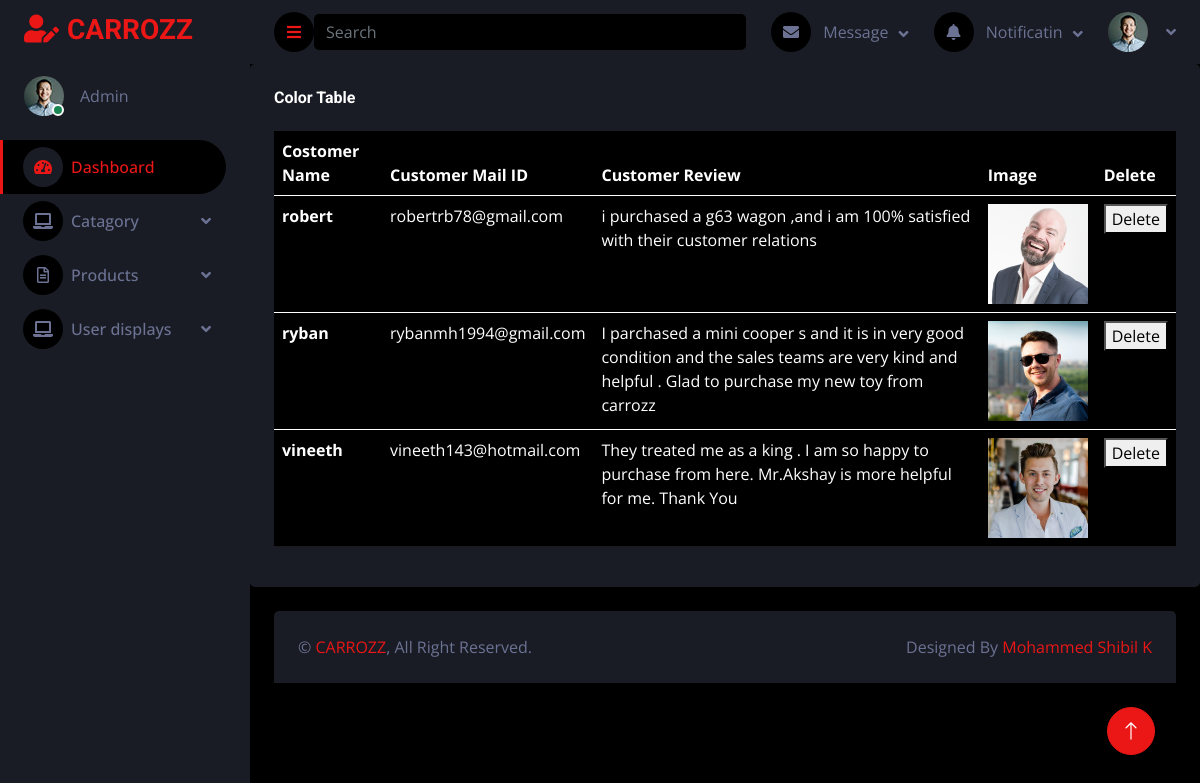
The page /carapp/dspreview/ on the database its author committed.
### carapp/models.py (models this page shows)
class ratingdb(models.Model):
    Yr_name = models.CharField(max_length=100, null=True, blank=True)
    Email8 = models.EmailField(max_length=100, null=True, blank=True)
    Yr_rating = models.CharField(max_length=500, null=True, blank=True)
    Yr_photo = models.ImageField(upload_to="Client_photo", null=True, blank=True)

### carapp/views.py (the view)
# urls.py: path('dspreview/', views.dspreview, name="dspreview"),
def dspreview(request):
    revw = ratingdb.objects.all()
    return render(request,"dspreview.html",{'revw':revw})

### carapp/templates/dspreview.html (shortened to what this page needs)
<!DOCTYPE html>
{% extends 'index.html' %}
{% block content %}
<html lang="en">
<head>
</head>
<body>
<div class="col-lx-4 col-xl-12">
                        <div class="bg-secondary rounded h-100 p-4">
                            <h6 class="mb-4">Color Table</h6>
                            <table class="table table-dark">
                                <thead>
                                    <tr>
                                        <th scope="col">Costomer Name</th>
                                        <th scope="col">Customer Mail ID</th>
                                        <th scope="col">Customer Review</th>
                                        <th scope="col">Image</th>
                                        <th scope="col">Delete</th>
                                    </tr>
                                </thead>
                                {% for c in revw %}
                                <tbody>
                                    <tr>
                                        <th scope="row">{{c.Yr_name}}</th>
                                        <td>{{c.Email8}}</td>
                                        <td>{{c.Yr_rating}}</td>
                                        <td>
                                            <img src="{{c.Yr_photo.url}}" width="100px" height="100px">
                                        </td>
                                        <td>
                                              <form action="{% url 'reviewdelete' revwid=c.id %}">
                                                 <button type="submit">Delete</button>
                                              </form>
                                        </td>
                                    </tr>
                                </tbody>
                                {% endfor %}
                            </table>
                        </div>
                    </div>
</body>
</html>
{% endblock %}

### carapp/static/css/style.css (style rules this page uses)
:root { --primary: #EB1616; --secondary: #191C24; --light: #6C7293; --dark: #000000; }

### rows shown on the page
ratingdb: Yr_name "robert", Email8 "robertrb78@gmail.com", Yr_rating "i purchased a g63 wagon ,and i am 100% satisfied with their customer relations", Yr_photo (picture)
ratingdb: Yr_name "ryban", Email8 "rybanmh1994@gmail.com", Yr_rating "I parchased a mini cooper s and it is in very good condition and the sales teams are very kind and helpful . Glad to purchase my new toy from carrozz", Yr_photo (picture)
ratingdb: Yr_name "vineeth", Email8 "vineeth143@hotmail.com", Yr_rating "They treated me as a king . I am so happy to purchase from here. Mr.Akshay is more helpful for me. Thank You", Yr_photo (picture)
